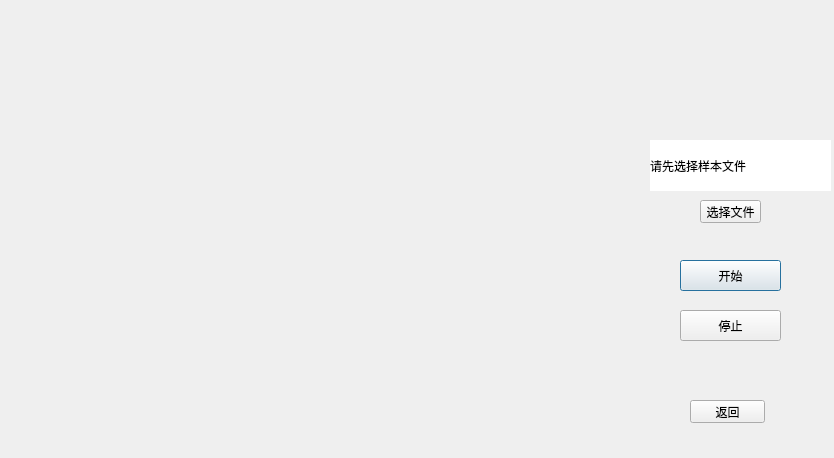
<?xml version="1.0" encoding="UTF-8"?>
<ui version="4.0">
 <class>Dialog1</class>
 <widget class="QDialog" name="Dialog1">
  <property name="geometry">
   <rect>
    <x>0</x>
    <y>0</y>
    <width>834</width>
    <height>458</height>
   </rect>
  </property>
  <property name="windowTitle">
   <string>Dialog</string>
  </property>
  <widget class="QPushButton" name="pushButton">
   <property name="geometry">
    <rect>
     <x>680</x>
     <y>260</y>
     <width>101</width>
     <height>31</height>
    </rect>
   </property>
   <property name="text">
    <string>开始</string>
   </property>
  </widget>
  <widget class="QPushButton" name="pushButton_2">
   <property name="geometry">
    <rect>
     <x>680</x>
     <y>310</y>
     <width>101</width>
     <height>31</height>
    </rect>
   </property>
   <property name="text">
    <string>停止</string>
   </property>
  </widget>
  <widget class="QPushButton" name="pushButton_3">
   <property name="geometry">
    <rect>
     <x>690</x>
     <y>400</y>
     <width>75</width>
     <height>23</height>
    </rect>
   </property>
   <property name="text">
    <string>返回</string>
   </property>
  </widget>
  <widget class="QCustomPlot" name="customPlot" native="true">
   <property name="geometry">
    <rect>
     <x>20</x>
     <y>30</y>
     <width>621</width>
     <height>381</height>
    </rect>
   </property>
  </widget>
  <widget class="QPushButton" name="pushButton_4">
   <property name="geometry">
    <rect>
     <x>700</x>
     <y>200</y>
     <width>61</width>
     <height>23</height>
    </rect>
   </property>
   <property name="text">
    <string>选择文件</string>
   </property>
  </widget>
  <widget class="QLabel" name="filePathLabel">
   <property name="geometry">
    <rect>
     <x>650</x>
     <y>140</y>
     <width>181</width>
     <height>51</height>
    </rect>
   </property>
   <property name="styleSheet">
    <string notr="true">background-color: rgb(255, 255, 255);</string>
   </property>
   <property name="text">
    <string>请先选择样本文件</string>
   </property>
   <property name="wordWrap">
    <bool>true</bool>
   </property>
  </widget>
 </widget>
 <customwidgets>
  <customwidget>
   <class>QCustomPlot</class>
   <extends>QWidget</extends>
   <header location="global">qcustomplot.h</header>
   <container>1</container>
  </customwidget>
 </customwidgets>
 <resources/>
 <connections/>
</ui>
